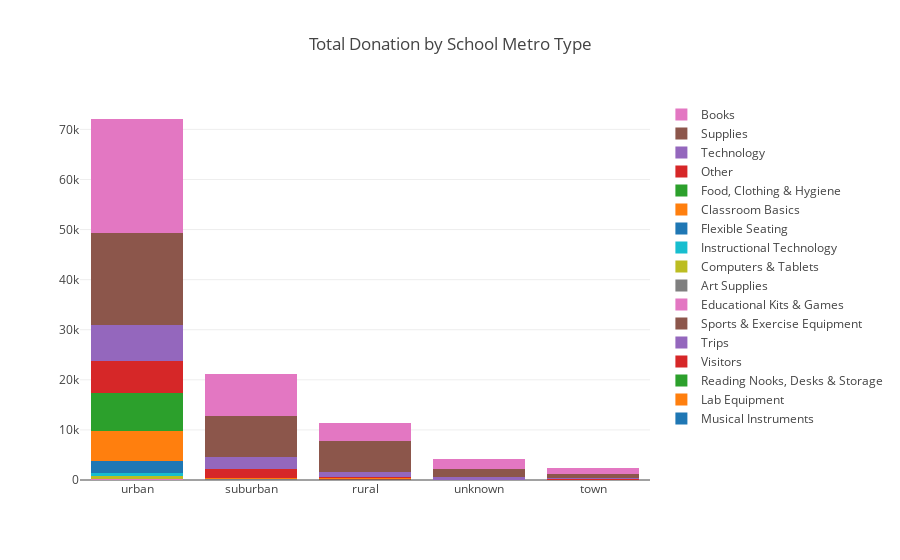

Notebook code for this chart:
### Code cell
index = 'School Metro Type'
values = 'Donation Amount'
columns = 'Project Resource Category'
xAxisOrder = None
orderBy = 'Project Resource Category'
chart = stacked_chart_data(df, index, values, columns, orderBy, xAxisOrder)
stacked_bar(chart, index)

### Figure 1 — Plotly figure (JSON) as saved in the notebook; plotly's stock layout.template omitted (floating-point values rounded to 4 significant figures)
{"data": [{"name": "Musical Instruments", "type": "bar", "x": ["urban", "suburban", "rural", "unknown", "town"], "y": [3, 1, 0, 0, 0]}, {"name": "Lab Equipment", "type": "bar", "x": ["urban", "suburban", "rural", "unknown", "town"], "y": [8, 0, 5, 0, 0]}, {"name": "Reading Nooks, Desks & Storage", "type": "bar", "x": ["urban", "suburban", "rural", "unknown", "town"], "y": [14, 2, 0, 3, 0]}, {"name": "Visitors", "type": "bar", "x": ["urban", "suburban", "rural", "unknown", "town"], "y": [22, 3, 3, 0, 0]}, {"name": "Trips", "type": "bar", "x": ["urban", "suburban", "rural", "unknown", "town"], "y": [10, 47, 43, 0, 31.12]}, {"name": "Sports & Exercise Equipment", "type": "bar", "x": ["urban", "suburban", "rural", "unknown", "town"], "y": [13, 0, 112, 5, 5]}, {"name": "Educational Kits & Games", "type": "bar", "x": ["urban", "suburban", "rural", "unknown", "town"], "y": [108, 28, 29, 8, 9]}, {"name": "Art Supplies", "type": "bar", "x": ["urban", "suburban", "rural", "unknown", "town"], "y": [107, 55, 52, 0, 0]}, {"name": "Computers & Tablets", "type": "bar", "x": ["urban", "suburban", "rural", "unknown", "town"], "y": [537.8, 126, 2, 5, 0]}, {"name": "Instructional Technology", "type": "bar", "x": ["urban", "suburban", "rural", "unknown", "town"], "y": [662.3, 20, 0, 14, 0]}, {"name": "Flexible Seating", "type": "bar", "x": ["urban", "suburban", "rural", "unknown", "town"], "y": [2331.0, 0, 0, 0, 0]}, {"name": "Classroom Basics", "type": "bar", "x": ["urban", "suburban", "rural", "unknown", "town"], "y": [5911.0, 23, 173.8, 0, 0]}, {"name": "Food, Clothing & Hygiene", "type": "bar", "x": ["urban", "suburban", "rural", "unknown", "town"], "y": [7722.0, 0, 0, 6, 0]}, {"name": "Other", "type": "bar", "x": ["urban", "suburban", "rural", "unknown", "town"], "y": [6324.0, 1942.0, 236, 51, 113]}, {"name": "Technology", "type": "bar", "x": ["urban", "suburban", "rural", "unknown", "town"], "y": [7184.0, 2318.0, 882.0, 516.0, 308.4]}, {"name": "Supplies", "type": "bar", "x": ["urban", "suburban", "rural", "unknown", "town"], "y": [18260.0, 8127.0, 6271.0, 1611.0, 766]}, {"name": "Books", "type": "bar", "x": ["urban", "suburban", "rural", "unknown", "town"], "y": [22850.0, 8567.0, 3659.0, 1940, 1101]}], "layout": {"barmode": "stack", "title": "Total Donation by School Metro Type"}}
